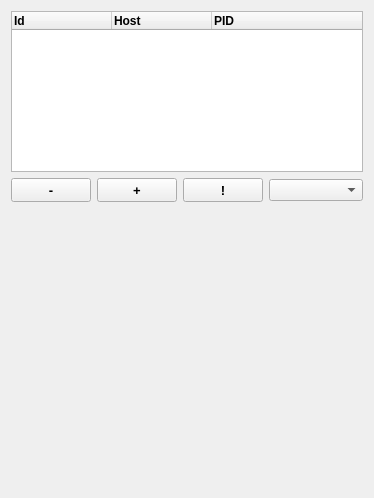
<?xml version="1.0" encoding="UTF-8"?>
<ui version="4.0">
 <class>pqProcessMonitorForm</class>
 <widget class="QWidget" name="pqProcessMonitorForm">
  <property name="geometry">
   <rect>
    <x>0</x>
    <y>0</y>
    <width>374</width>
    <height>498</height>
   </rect>
  </property>
  <property name="windowTitle">
   <string>Form</string>
  </property>
  <property name="toolTip">
   <string/>
  </property>
  <layout class="QVBoxLayout" name="verticalLayout">
   <item>
    <widget class="QTreeWidget" name="configView">
     <property name="sizePolicy">
      <sizepolicy hsizetype="MinimumExpanding" vsizetype="MinimumExpanding">
       <horstretch>0</horstretch>
       <verstretch>0</verstretch>
      </sizepolicy>
     </property>
     <property name="minimumSize">
      <size>
       <width>300</width>
       <height>150</height>
      </size>
     </property>
     <column>
      <property name="text">
       <string>Id</string>
      </property>
      <property name="font">
       <font>
        <weight>75</weight>
        <bold>true</bold>
        <underline>false</underline>
       </font>
      </property>
     </column>
     <column>
      <property name="text">
       <string>Host</string>
      </property>
      <property name="font">
       <font>
        <weight>75</weight>
        <bold>true</bold>
       </font>
      </property>
     </column>
     <column>
      <property name="text">
       <string>PID</string>
      </property>
      <property name="font">
       <font>
        <weight>75</weight>
        <bold>true</bold>
        <underline>false</underline>
       </font>
      </property>
     </column>
    </widget>
   </item>
   <item>
    <layout class="QHBoxLayout" name="horizontalLayout">
     <item>
      <widget class="QPushButton" name="delCommand">
       <property name="sizePolicy">
        <sizepolicy hsizetype="Minimum" vsizetype="Fixed">
         <horstretch>0</horstretch>
         <verstretch>0</verstretch>
        </sizepolicy>
       </property>
       <property name="minimumSize">
        <size>
         <width>24</width>
         <height>24</height>
        </size>
       </property>
       <property name="font">
        <font>
         <pointsize>10</pointsize>
         <weight>75</weight>
         <bold>true</bold>
        </font>
       </property>
       <property name="toolTip">
        <string>Delete</string>
       </property>
       <property name="text">
        <string>-</string>
       </property>
      </widget>
     </item>
     <item>
      <widget class="QPushButton" name="editCommand">
       <property name="sizePolicy">
        <sizepolicy hsizetype="Minimum" vsizetype="Fixed">
         <horstretch>0</horstretch>
         <verstretch>0</verstretch>
        </sizepolicy>
       </property>
       <property name="minimumSize">
        <size>
         <width>24</width>
         <height>24</height>
        </size>
       </property>
       <property name="font">
        <font>
         <pointsize>10</pointsize>
         <weight>75</weight>
         <bold>true</bold>
        </font>
       </property>
       <property name="toolTip">
        <string>Edit/Add</string>
       </property>
       <property name="text">
        <string>+</string>
       </property>
       <property name="checkable">
        <bool>true</bool>
       </property>
      </widget>
     </item>
     <item>
      <widget class="QPushButton" name="execCommand">
       <property name="sizePolicy">
        <sizepolicy hsizetype="Minimum" vsizetype="Fixed">
         <horstretch>0</horstretch>
         <verstretch>0</verstretch>
        </sizepolicy>
       </property>
       <property name="minimumSize">
        <size>
         <width>24</width>
         <height>24</height>
        </size>
       </property>
       <property name="font">
        <font>
         <pointsize>10</pointsize>
         <weight>75</weight>
         <bold>true</bold>
        </font>
       </property>
       <property name="toolTip">
        <string>Exec</string>
       </property>
       <property name="text">
        <string>!</string>
       </property>
      </widget>
     </item>
     <item>
      <widget class="QComboBox" name="commandCombo">
       <property name="sizePolicy">
        <sizepolicy hsizetype="Expanding" vsizetype="Fixed">
         <horstretch>0</horstretch>
         <verstretch>0</verstretch>
        </sizepolicy>
       </property>
       <property name="editable">
        <bool>false</bool>
       </property>
      </widget>
     </item>
    </layout>
   </item>
   <item>
    <spacer name="verticalSpacer">
     <property name="orientation">
      <enum>Qt::Vertical</enum>
     </property>
     <property name="sizeHint" stdset="0">
      <size>
       <width>20</width>
       <height>315</height>
      </size>
     </property>
    </spacer>
   </item>
  </layout>
 </widget>
 <resources/>
 <connections/>
</ui>
